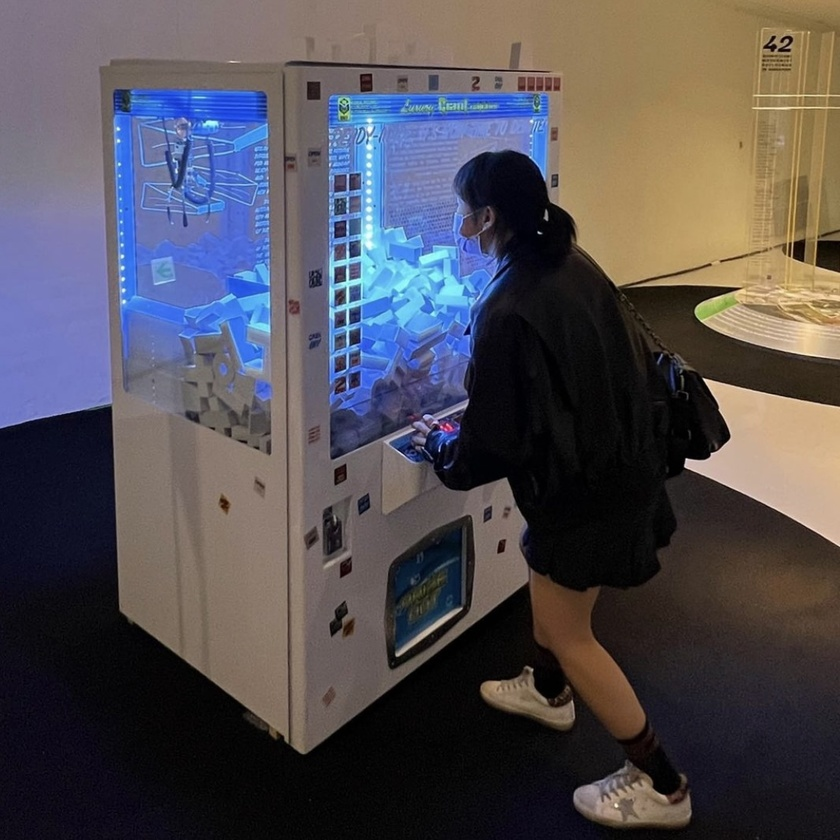
//> input picture youjin.jpg, 840 x 840 px, shrunk from 1107 x 1107 before the run
$ ./image_sobel   (built with g++ and OpenCV 4)
//> lines starting //> are read from the running program, lines starting //| are printed output that depends on the picture
//
// Created by hong youjin on 2023/08/22.
//
#include <opencv2/opencv.hpp>

/// Sobel 필터는 이미지의 경계를 감지하는 데 사용되며, 엣지 검출에 널리 활용됩니다.
int main() {
    // 이미지 파일을 로드합니다.
    cv::Mat inputImage = cv::imread("/Users/howyoujini/CLionProjects/howyoujini/youjin.jpg", cv::IMREAD_GRAYSCALE);
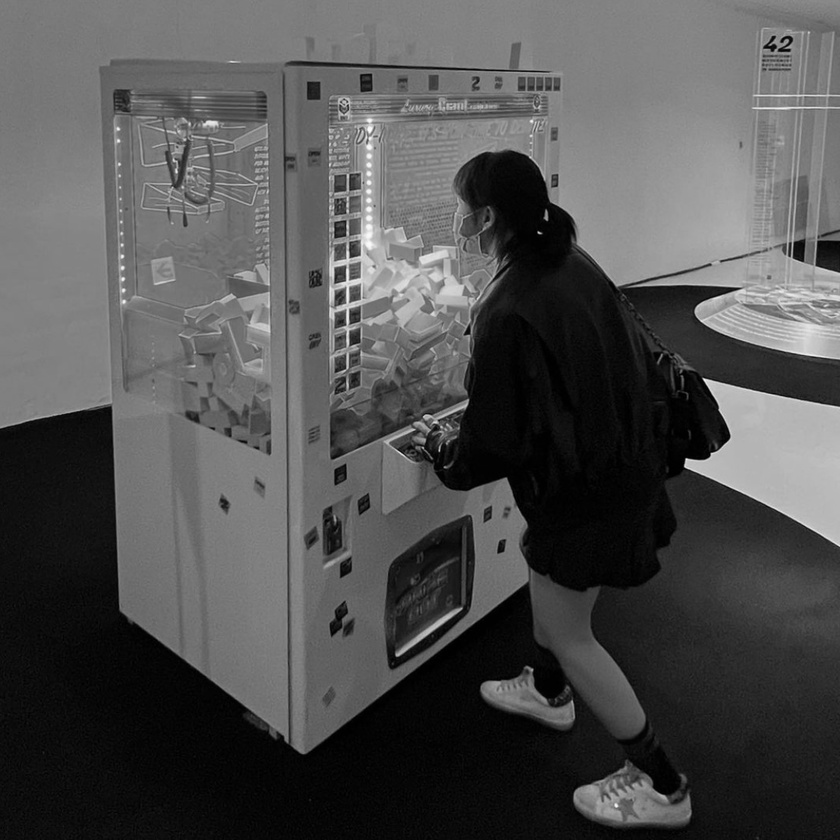
//> inputImage: 840 rows x 840 cols, CV_8UC1; min 0, max 253, mean 80

    if (inputImage.empty()) {
        std::cout << "이미지를 로드할 수 없습니다." << std::endl;
        return -1;
    }

    // Sobel 필터를 적용합니다.
    cv::Mat gradientX, gradientY;
    cv::Mat absGradientX, absGradientY;
    cv::Mat gradientImage;

    // cv::Sobel 함수를 사용하여 Sobel 필터를 적용하고, X 및 Y 방향의 경계 감지 결과를 조합하여 최종 경계 이미지를 생성합니다.
    cv::Sobel(inputImage, gradientX, CV_16S, 1, 0);
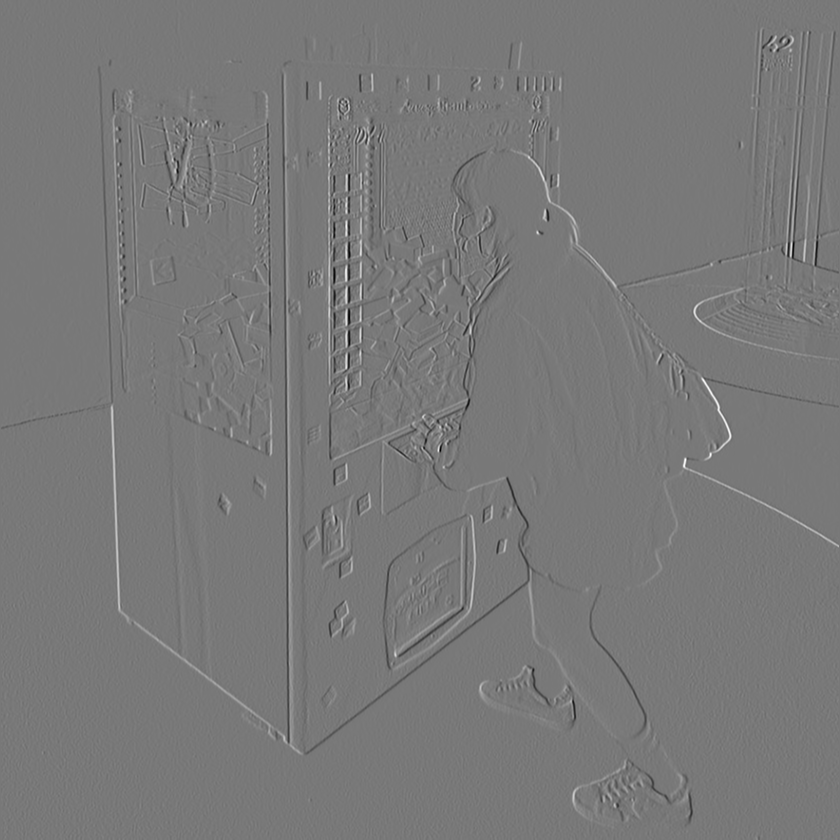
//> gradientX: 840 rows x 840 cols, CV_16SC1; min -717, max 795, mean 0.3; drawn with min black and max white
    cv::convertScaleAbs(gradientX, absGradientX);
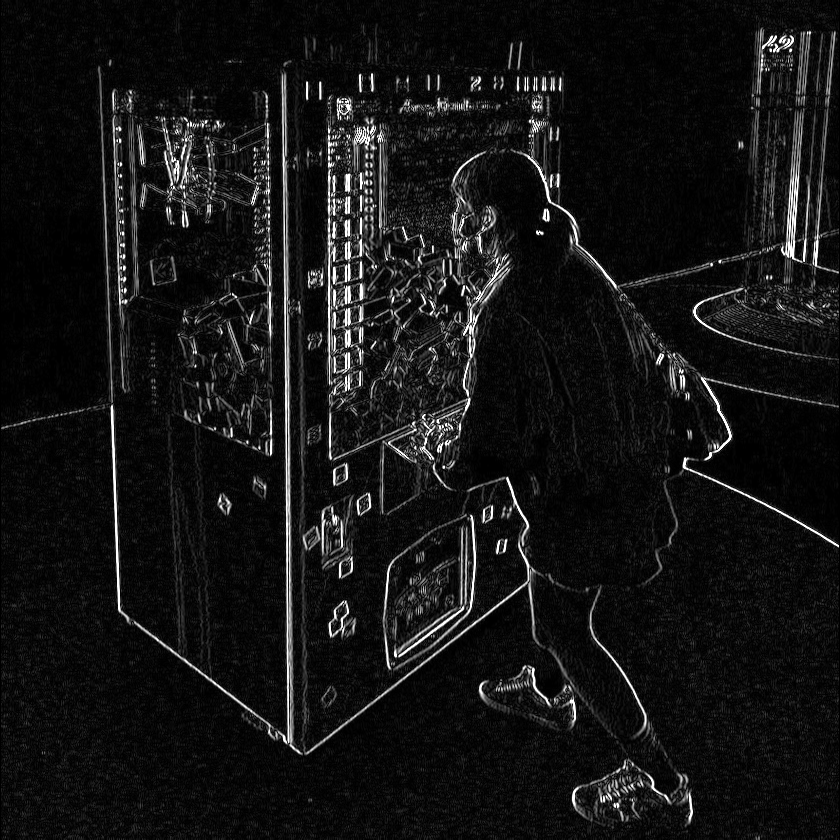
//> absGradientX: 840 rows x 840 cols, CV_8UC1; min 0, max 255, mean 20.5

    cv::Sobel(inputImage, gradientY, CV_16S, 0, 1);
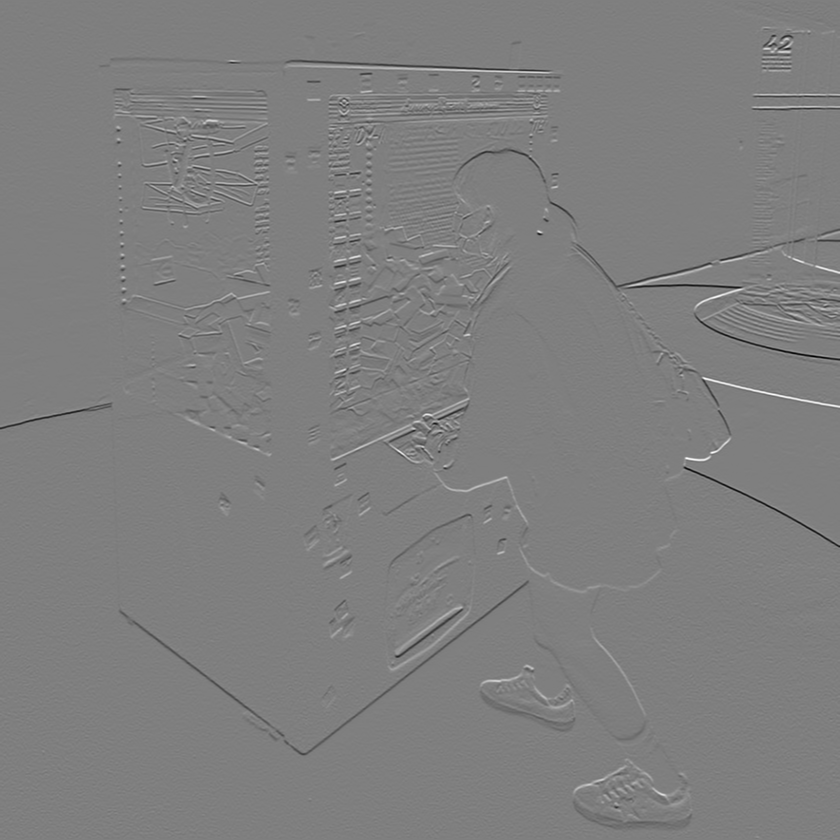
//> gradientY: 840 rows x 840 cols, CV_16SC1; min -844, max 847, mean -1.1; drawn with min black and max white
    cv::convertScaleAbs(gradientY, absGradientY);
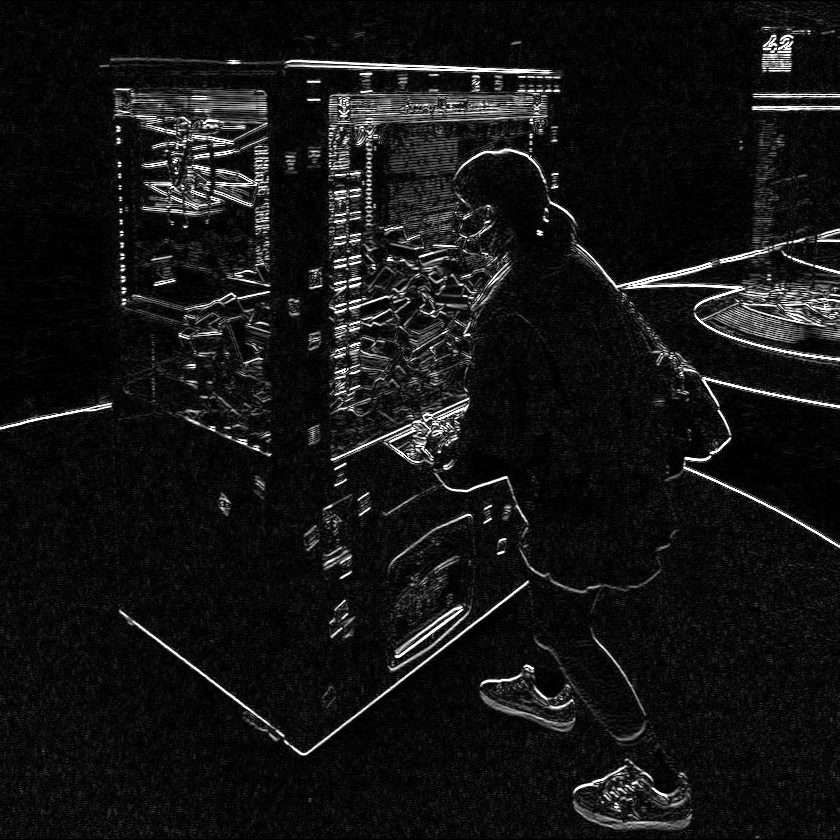
//> absGradientY: 840 rows x 840 cols, CV_8UC1; min 0, max 255, mean 20.5

    cv::addWeighted(absGradientX, 0.5, absGradientY, 0.5, 0, gradientImage);
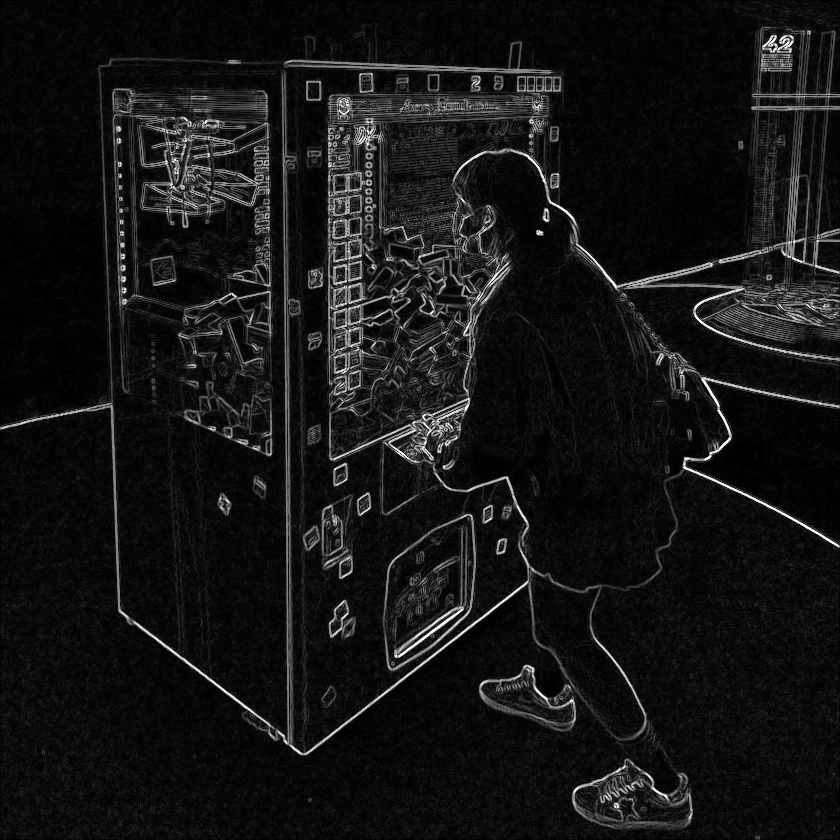
//> gradientImage: 840 rows x 840 cols, CV_8UC1; min 0, max 255, mean 20.5

    // 결과 이미지를 표시합니다.
    cv::imshow("Original Image", inputImage);
    cv::imshow("Sobel Filtered Image", gradientImage);

    // 키 입력 대기 후 종료합니다.
    cv::waitKey(0);

    return 0;
}
